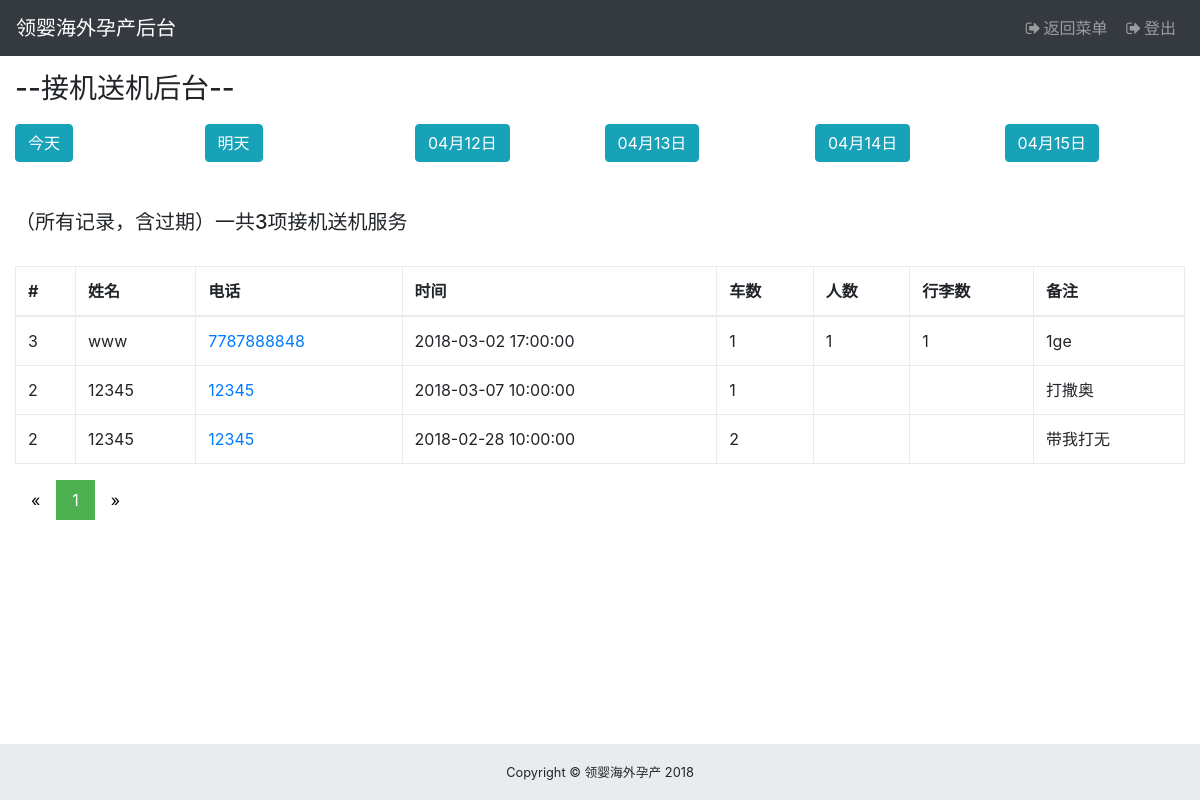
/admin/admin_flight.php?pageType=summary (signed in), run on an earlier commit of the app's database.
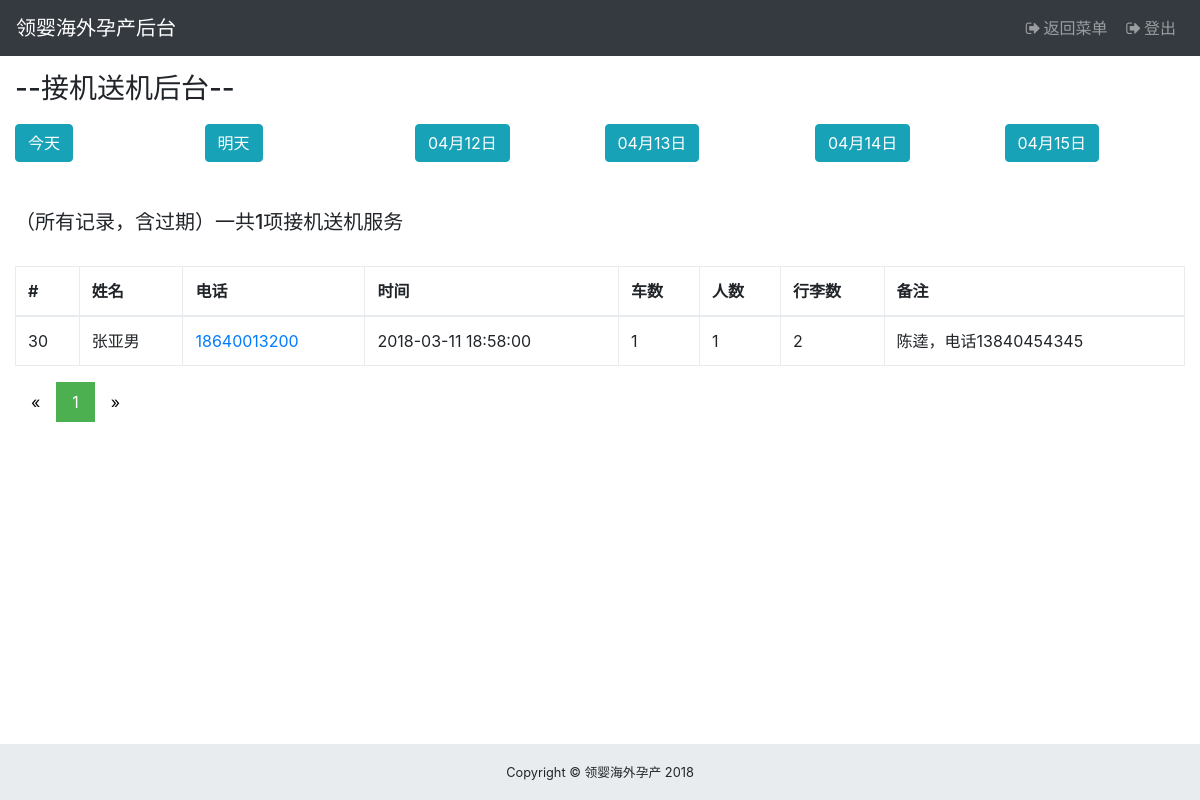
And on a later commit of the database.
### tables this page shows
CREATE TABLE `users` (
  `uid` int(5) NOT NULL,
  `username` varchar(10) NOT NULL,
  `phone` bigint(50) NOT NULL,
  `email` varchar(50) NOT NULL,
  `password` varchar(100) NOT NULL,
  `weChat` varchar(50) NOT NULL,
  `timeDeliver` varchar(50) NOT NULL,
  `create_time` date NOT NULL,
  `role` varchar(10) DEFAULT NULL,
  `salt` varchar(6) NOT NULL,
  `address` varchar(100) DEFAULT NULL,
  `flight` int(5) DEFAULT '1',
  `flightTotal` int(10) DEFAULT '1',
  `special_medical` int(5) DEFAULT '0',
  `special_medicalTotal` int(10) DEFAULT '0',
  `pickup` int(5) DEFAULT NULL,
  `pickupTotal` int(20) DEFAULT NULL,
  `medicals` int(5) DEFAULT NULL,
  `medicalsTotal` int(20) DEFAULT NULL,
  `isActive` int(2) DEFAULT NULL
);

CREATE TABLE `flight_service` (
  `fid` int(50) NOT NULL,
  `serviceToken` varchar(10) NOT NULL,
  `user` varchar(10) NOT NULL,
  `time` datetime NOT NULL,
  `numCars` int(3) NOT NULL,
  `num_ppl` int(5) DEFAULT NULL,
  `packages` int(5) DEFAULT NULL,
  `additionalNote` varchar(100) DEFAULT NULL
);

### admin/model/admin.flight.php (the view, shortened to what this page needs)
<?php if(!defined('In_System')) exit("Access Denied");
Class Flight{
    public $time = "";
    public function summary(){
        $query="SELECT users.uid,users.username,users.phone,flight_service.time,flight_service.numCars,flight_service.num_ppl,flight_service.packages,flight_service.additionalNote FROM flight_service INNER JOIN users ON users.salt=flight_service.user ORDER BY flight_service.fid DESC";
        $this->time = "（所有记录，含过期）";
        $this->showResult($query,"select count(*) FROM flight_service INNER JOIN users ON users.salt=flight_service.user");
    }
    public function showResult($query,$totalQuery) {
        $pageString="";
        $tableString ="<br/>
        <div class=\"table-responsive\">
        <table class=\"table table-bordered\">
        <thead>
        <tr>
            <th>#</th>
            <th>姓名</th>
            <th>电话</th>
            <th>时间</th>
            <th>车数</th>
            <th>人数</th>
            <th>行李数</th>
            <th>备注</th>
        </tr>
        </thead>
        <tbody>
        ";
        global $mysqli;
        $limit      = ( isset( $_GET['limit'] ) ) ? $_GET['limit'] : 10;
        $page       = ( isset( $_GET['page'] ) ) ? $_GET['page'] : 1;
        $links      = ( isset( $_GET['links'] ) ) ? $_GET['links'] : 3;
        $Paginator  = new Paginator( $mysqli, $query);
        $result    = $Paginator->getData( $limit, $page);
        $rs = $mysqli->query( $totalQuery );
        $row = $rs->fetch_assoc();
        $total=$row['count(*)'];
		if(sizeof($result->data) > 0){
            foreach($result->data as $Summary){
                $row = "
                    <tr>
                        <td>".$Summary['uid']."</td>
                        <td>".$Summary['username']."</td>
                        <td><a href=\"tel:".$Summary['phone']."\">".$Summary['phone']."</a></td>
                        <td>".$Summary['time']."</td>
                        <td>".$Summary['numCars']."</td>
                        <td>".$Summary['num_ppl']."</td>
                        <td>".$Summary['packages']."</td>
                        <td>".$Summary['additionalNote']."</td>
                    </tr>
            ";
            $tableString=$tableString.$row;
            }
            $tableString=$tableString.
            "</tbody>
            </table>
            </div>";
            $pageType = $_GET['pageType'];
             echo sprintf( "<br/><h5>%s一共%d项接机送机服务</h5>",$this->time, $total);
             $pageString=$Paginator->createLinks($pageType,$links, 'pagination pagination-sm');
            }else{
            $tableString=$tableString."</table></div>";
        }
        echo $tableString;
        echo $pageString;
    }
}?>

What changed in the data, as far as the page shows it:
removed users: uid "3", username "www", phone "7787888848"
removed flight_service: time "2018-03-02 17:00:00", numCars "1", num_ppl "1", packages "1", additionalNote "1ge"
removed users: uid "2 2", username "12345 12345", phone "12345 12345"
removed flight_service: time "2018-03-07 10:00:00", numCars "1", additionalNote "打撒奥"
removed flight_service: time "2018-02-28 10:00:00", numCars "2", additionalNote "带我打无"
added flight_service: users.uid "30", users.username "张亚男", users.phone "18640013200", time "2018-03-11 18:58:00", numCars "1", num_ppl "1", packages "2", additionalNote "陈逵，电话13840454345"
Also different on the page:
$total: "3" → "1"
